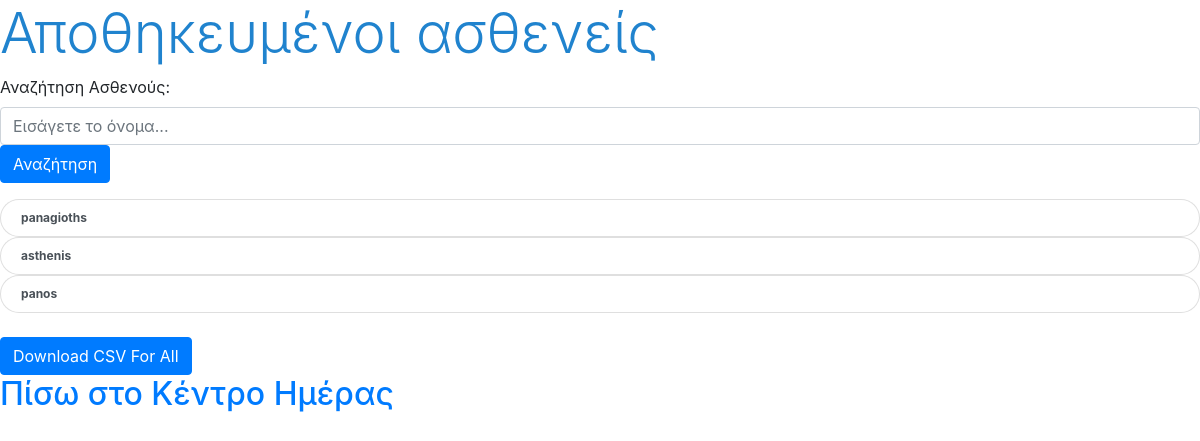
Before: /poll/saved_patients/ (signed in) with the older database file.
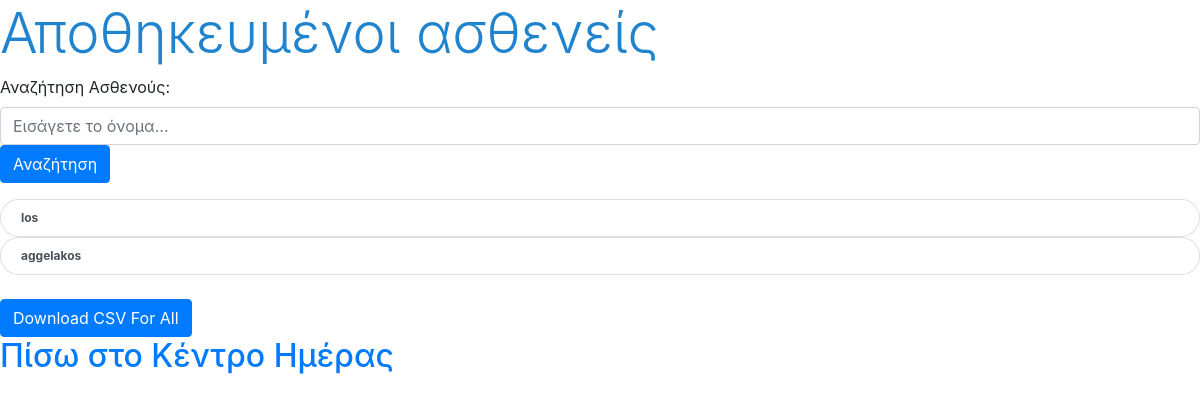
After: the same page with the newer database file.
### poll/models.py (models this page shows)
class Patient(models.Model):
    IDENTITY = models.CharField(max_length=10,null=True)
    EDUCCATEGORY = models.CharField(max_length=100,null=True)
    EDUCPATIENT = models.CharField(max_length=100,null=True)
    SEXPATIENT = models.CharField(max_length=100,null=True)
    AGEPATIENT = models.CharField(max_length=10,null=True)
    ECUCCARERCAT = models.CharField(max_length=100,null=True)
    EDUCCARER = models.CharField(max_length=100,null=True)
    SEXCARER = models.CharField(max_length=100,null=True)
    AGECARER = models.CharField(max_length=100,null=True)
    RELATIONSHIPCARER = models.CharField(max_length=100,null=True)
    LIVESIN = models.CharField(max_length=100,null=True)
    kentro = models.CharField(max_length=100,null=True)
    date = models.CharField(max_length=100,null=True)
    NPI = models.CharField(max_length=100,null=True)
    STAGE = models.CharField(max_length=100,null=True)
    IADL = models.CharField(max_length=100,null=True)
    MMSE = models.CharField(max_length=100,null=True)
    DOCTOR = models.ForeignKey(User, on_delete=models.CASCADE,null=True)
    def __str__(self):
        return f"{self.IDENTITY}"

### poll/views.py (the view)
# urls.py: path('saved_patients/',views.saved_patients, name='saved_patients'),
@login_required
def saved_patients(request):
    all_patients = Patient.objects.filter(DOCTOR=request.user)
    context = {
        'patients': all_patients
    }
    return render(request, 'poll/saved_patients.html', context)

### templates/poll/saved_patients.html (shortened to what this page needs)
<!DOCTYPE html>
<html lang="en" dir="ltr">
  <head>
    <link rel="stylesheet" href="https://cdn.jsdelivr.net/npm/bootstrap@4.6.2/dist/css/bootstrap.min.css">
    {% load static %}
    <link rel="stylesheet" type="text/css" href="{% static 'poll/css/style.css' %}">
  </head>
  <body class="">
    <h1 class="display-4" style="color:#2083CE;">Αποθηκευμένοι ασθενείς</h1>
    <div class="mb-3">
      <form class="" action="{% url 'poll:search_patients' %}" method="get">
        <label for="searchInput" class="form-label">Αναζήτηση Ασθενούς:</label>
        <input type="text" name="IDENTITY" class="form-control" id="searchInput" placeholder="Εισάγετε το όνομα...">
        <button type="submit" class="btn btn-primary">Αναζήτηση</button>
      </form>
    </div>
    <div class="">
      {% for patient in patients %}
      <ol class="list-group">
        <a class="text-dark" href="{% url 'poll:patient_choices' %}?id={{ patient.id }}">
          <li class="list-group-item list-group-item-action badge rounded-pill">
              {{ patient }}
            </li>
        </a>
      </ol>
    </div>
    {% endfor %}
    <br>
    <a href="{% url 'poll:download_all' %}" class="btn btn-primary" download>
      Download CSV For All
    </a>
      <h2><a href="{% url 'index' %}">Πίσω στο Κέντρο Ημέρας</a></h2>
  </body>
</html>

Changed rows visible on the page:
removed Patient: IDENTITY "panagioths"
removed Patient: IDENTITY "asthenis"
removed Patient: IDENTITY "panos"
added Patient: IDENTITY "los"
added Patient: IDENTITY "aggelakos"
